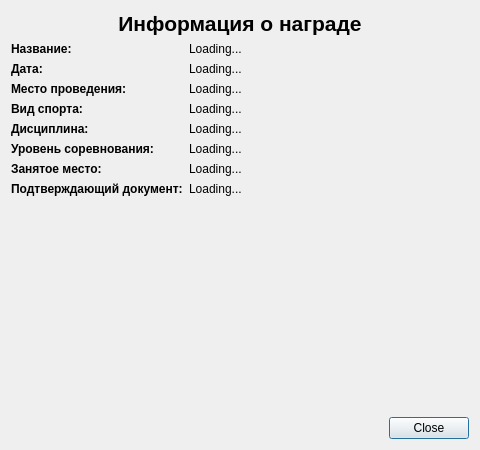
<?xml version="1.0" encoding="UTF-8"?>
<ui version="4.0">
 <class>AwardDetailsDialog</class>
 <widget class="QDialog" name="AwardDetailsDialog">
  <property name="geometry">
   <rect>
    <x>0</x>
    <y>0</y>
    <width>480</width>
    <height>450</height>
   </rect>
  </property>
  <property name="windowTitle">
   <string>Детали награды</string>
  </property>
  <layout class="QVBoxLayout" name="verticalLayout">
   <item>
    <widget class="QLabel" name="titleLabel">
     <property name="font">
      <font>
       <pointsize>16</pointsize>
       <bold>true</bold>
      </font>
     </property>
     <property name="text">
      <string>Информация о награде</string>
     </property>
     <property name="alignment">
      <set>Qt::AlignmentFlag::AlignCenter</set>
     </property>
    </widget>
   </item>
   <item>
    <layout class="QFormLayout" name="formLayout">
     <item row="0" column="0">
      <widget class="QLabel" name="nameLabel_title">
       <property name="font">
        <font>
         <bold>true</bold>
        </font>
       </property>
       <property name="text">
        <string>Название:</string>
       </property>
      </widget>
     </item>
     <item row="0" column="1">
      <widget class="QLabel" name="nameLabel">
       <property name="text">
        <string>Loading...</string>
       </property>
      </widget>
     </item>
     <item row="1" column="0">
      <widget class="QLabel" name="dateLabel_title">
       <property name="font">
        <font>
         <bold>true</bold>
        </font>
       </property>
       <property name="text">
        <string>Дата:</string>
       </property>
      </widget>
     </item>
     <item row="1" column="1">
      <widget class="QLabel" name="dateLabel">
       <property name="text">
        <string>Loading...</string>
       </property>
      </widget>
     </item>
     <item row="2" column="0">
      <widget class="QLabel" name="locationLabel_title">
       <property name="font">
        <font>
         <bold>true</bold>
        </font>
       </property>
       <property name="text">
        <string>Место проведения:</string>
       </property>
      </widget>
     </item>
     <item row="2" column="1">
      <widget class="QLabel" name="locationLabel">
       <property name="text">
        <string>Loading...</string>
       </property>
      </widget>
     </item>
     <item row="3" column="0">
      <widget class="QLabel" name="sportLabel_title">
       <property name="font">
        <font>
         <bold>true</bold>
        </font>
       </property>
       <property name="text">
        <string>Вид спорта:</string>
       </property>
      </widget>
     </item>
     <item row="3" column="1">
      <widget class="QLabel" name="sportLabel">
       <property name="text">
        <string>Loading...</string>
       </property>
      </widget>
     </item>
     <item row="4" column="0">
      <widget class="QLabel" name="disciplineLabel_title">
       <property name="font">
        <font>
         <bold>true</bold>
        </font>
       </property>
       <property name="text">
        <string>Дисциплина:</string>
       </property>
      </widget>
     </item>
     <item row="4" column="1">
      <widget class="QLabel" name="disciplineLabel">
       <property name="text">
        <string>Loading...</string>
       </property>
      </widget>
     </item>
     <item row="5" column="0">
      <widget class="QLabel" name="levelLabel_title">
       <property name="font">
        <font>
         <bold>true</bold>
        </font>
       </property>
       <property name="text">
        <string>Уровень соревнования:</string>
       </property>
      </widget>
     </item>
     <item row="5" column="1">
      <widget class="QLabel" name="levelLabel">
       <property name="text">
        <string>Loading...</string>
       </property>
      </widget>
     </item>
     <item row="6" column="0">
      <widget class="QLabel" name="placeLabel_title">
       <property name="font">
        <font>
         <bold>true</bold>
        </font>
       </property>
       <property name="text">
        <string>Занятое место:</string>
       </property>
      </widget>
     </item>
     <item row="6" column="1">
      <widget class="QLabel" name="placeLabel">
       <property name="text">
        <string>Loading...</string>
       </property>
      </widget>
     </item>
     <item row="7" column="0">
      <widget class="QLabel" name="documentLabel_title">
       <property name="font">
        <font>
         <bold>true</bold>
        </font>
       </property>
       <property name="text">
        <string>Подтверждающий документ:</string>
       </property>
      </widget>
     </item>
     <item row="7" column="1">
      <widget class="QLabel" name="documentLabel">
       <property name="text">
        <string>Loading...</string>
       </property>
      </widget>
     </item>
    </layout>
   </item>
   <item>
    <spacer name="verticalSpacer">
     <property name="orientation">
      <enum>Qt::Orientation::Vertical</enum>
     </property>
     <property name="sizeType">
      <enum>QSizePolicy::Policy::Expanding</enum>
     </property>
     <property name="sizeHint" stdset="0">
      <size>
       <width>20</width>
       <height>40</height>
      </size>
     </property>
    </spacer>
   </item>
   <item>
    <widget class="QDialogButtonBox" name="buttonBox">
     <property name="orientation">
      <enum>Qt::Orientation::Horizontal</enum>
     </property>
     <property name="standardButtons">
      <set>QDialogButtonBox::StandardButton::Close</set>
     </property>
    </widget>
   </item>
  </layout>
 </widget>
 <resources/>
 <connections>
  <connection>
   <sender>buttonBox</sender>
   <signal>accepted()</signal>
   <receiver>AwardDetailsDialog</receiver>
   <slot>accept()</slot>
   <hints>
    <hint type="sourcelabel">
     <x>328</x>
     <y>377</y>
    </hint>
    <hint type="destinationlabel">
     <x>157</x>
     <y>391</y>
    </hint>
   </hints>
  </connection>
  <connection>
   <sender>buttonBox</sender>
   <signal>rejected()</signal>
   <receiver>AwardDetailsDialog</receiver>
   <slot>reject()</slot>
   <hints>
    <hint type="sourcelabel">
     <x>369</x>
     <y>388</y>
    </hint>
    <hint type="destinationlabel">
     <x>286</x>
     <y>391</y>
    </hint>
   </hints>
  </connection>
 </connections>
</ui>
